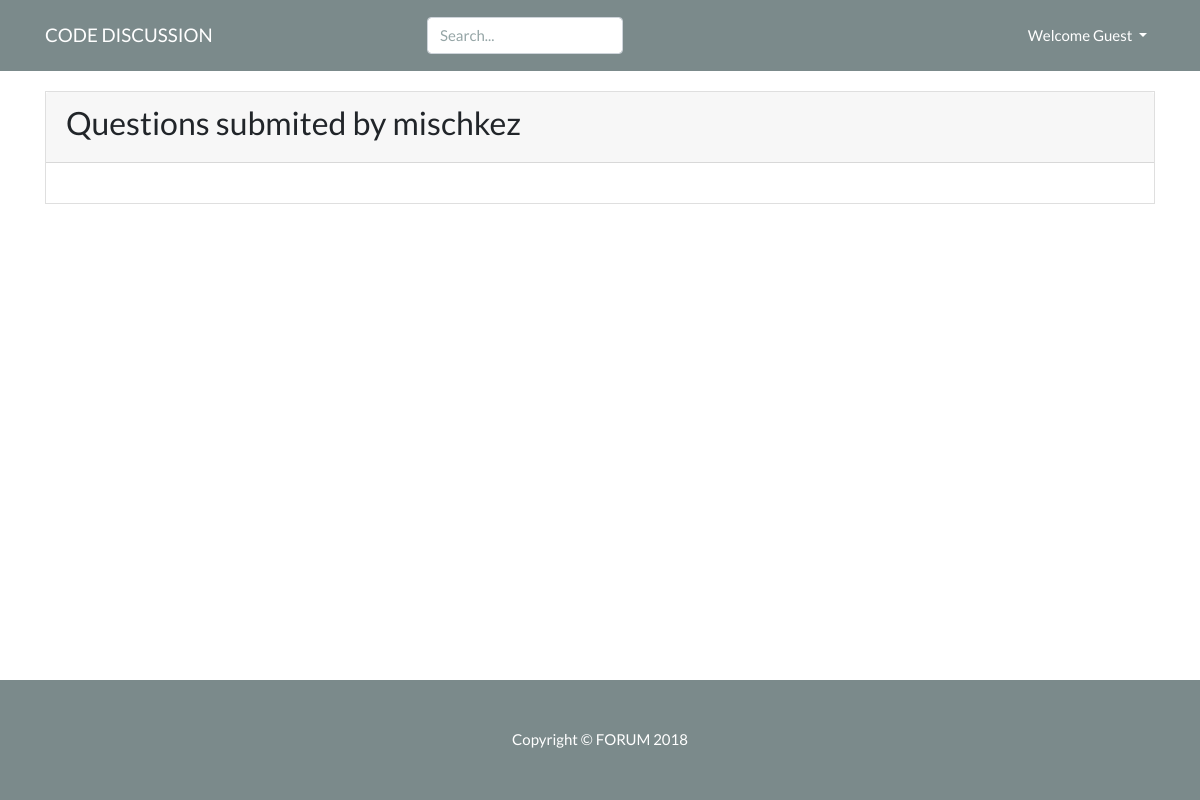
Page /profiles/mischkez on the earlier database version.
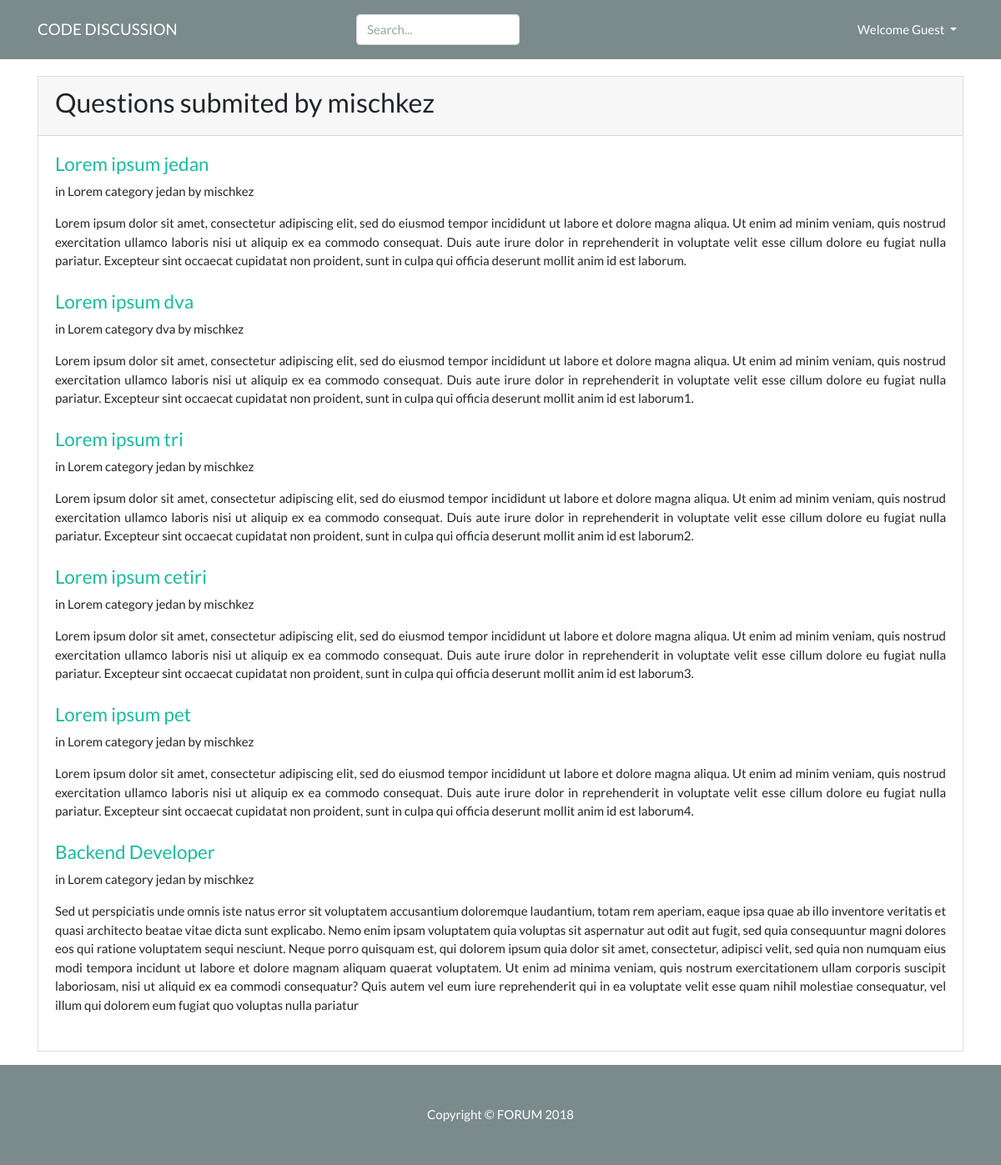
Same page on the later database version.
### accounts/models.py (models this page shows, shortened)
class Profile(models.Model):
    user = models.OneToOneField(User, on_delete=models.CASCADE)
    slug = models.SlugField(null=True, blank=True)
    bio = models.TextField(max_length=140, blank=True)
    avatar = models.ImageField(upload_to='avatars/', default='avatars/no-img.png')
    city = models.CharField(max_length=50, blank=True)
    state = models.CharField(max_length=50, blank=True)
    birthday = models.DateField(null=True, blank=True)
    joined = models.DateTimeField(auto_now_add=True)

### questions/models.py (models this page shows, shortened)
class Question(models.Model):
    category = models.ForeignKey(
        Category, on_delete=models.CASCADE, related_name='questions')
    owner = models.ForeignKey(
        User, on_delete=models.CASCADE, related_name='questions')
    title = models.CharField(max_length=150, unique=True)
    slug = models.SlugField(max_length=150, unique=True, editable=False)
    content = models.TextField(blank=False, unique=True)
    created_at = models.DateTimeField(auto_now_add=True)
    updated_at = models.DateTimeField(auto_now=True)
    solved = models.BooleanField(default=False)
    likes = GenericRelation('Like')
    def get_absolute_url(self):
        return reverse('question', kwargs={'slug': self.slug})
    class Meta:
        get_latest_by = "-pk"

class Category(models.Model):
    title = models.CharField(max_length=150, unique=True)
    slug = models.SlugField(max_length=150, unique=True, editable=False)
    description = models.CharField(max_length=300)
    created_at = models.DateTimeField(auto_now_add=True)
    updated_at = models.DateTimeField(auto_now=True)
    def __str__(self):
        return self.title
    class Meta:
        verbose_name_plural = "Categories"

### accounts/views.py (the view)
# urls.py: path('profiles/<slug:slug>', ProfileDetailView.as_view(), name='profile'),
class ProfileDetailView(DetailView):
    model = Profile
    template_name = 'accounts/profile.html'

### templates/accounts/profile.html (shortened to what this page needs)
{% extends 'base.html' %}
{% block content %}
  <div class="card card-primary mb-3">
    <div class="card-header">
      <h3>Questions submited by {{ profile.user }}</h3>
    </div>
    <div class="card-body">
      {% for question in profile.user.questions.all %}
        <article class="mb-4">
          <a href="{{ question.get_absolute_url }}">
            <h4>{{ question.title }}</h4>
          </a>
          <p>in {{ question.category }} by {{ question.owner }}  </p>
          <div class="">
            {{ question.content }}
          </div>
        </article>
      {% endfor %}
    </div>
  </div>
{% endblock %}

### templates/base.html (shortened to what this page needs)
{% load static %}
<!DOCTYPE html>
<html>
  <head>
    <link href="https://stackpath.bootstrapcdn.com/bootswatch/4.1.3/flatly/bootstrap.min.css" rel="stylesheet">
    <link rel="stylesheet" href="{% static 'css/custom.css' %}">
  <body>
    {% include '_navbar.html' %}
    <div class="container" id="content">
      {% block content %} {% endblock %}
    </div>
    <footer class="footer bg-dark">
      <div class="container text-center" style="color: white;">
        Copyright © FORUM {% now 'Y' %}
      </div>
    </footer>
  </body>
</html>

### templates/_navbar.html (shortened to what this page needs)
<nav class="navbar navbar-expand-lg navbar-dark bg-dark">
  <div class="container">
    <a class="navbar-brand" href="/">CODE DISCUSSION</a>
    <div class="collapse navbar-collapse" id="navbarColor01">
      <div class="mx-auto">
        <form class="form-inline" method="GET" action="{% url 'search' %}">
          <div class="input-group">
            <input name="q" class="form-control" type="text" placeholder="Search...">
          </div>
        </form>
      </div>
      <ul class="navbar-nav ml-auto">
        <li class="nav-item dropdown">
          {% if request.user.is_authenticated %}
            <a class="nav-link dropdown-toggle" href="#" id="navbardrop" data-toggle="dropdown">
              {{ request.user }}
            </a>
            <div class="dropdown-menu dropdown-menu-right">
              {% if request.user.is_superuser %}
                <a class="dropdown-item" href="{% url 'admin:index' %}">Admin Panel</a>
              {% endif %}
              <a class="dropdown-item" href="{% url 'new_question' %}">Ask a Question</a>
              <a class="dropdown-item" href="{% url 'logout' %}">Logout</a>
            </div>
          {% else %}
            <a class="nav-link dropdown-toggle" href="#" id="navbardrop" data-toggle="dropdown">
              Welcome Guest
            </a>
          {% endif %}
        </li>
      </ul>
    </div>
  </div>
</nav>

### assets/css/custom.css (style rules this page uses)
html { height: 100%; box-sizing: border-box; }
body { position: relative; margin: 0; padding-bottom: 6rem; min-height: 100%; text-align: justify; }
#content { margin-bottom: 40px !important; }
.input-group { max-height: 40px; }
.footer { position: absolute; height: 120px; right: 0; bottom: 0; left: 0; padding: 3rem; text-align: center; }
.card-primary { margin-top: 20px; }
.card { border-radius: 0%; }

Differences in the rows shown:
added Question: title "Lorem ipsum jedan", category "Lorem category jedan", owner "mischkez", content "Lorem ipsum dolor sit amet, consectetur adipiscing elit, sed do eiusmod tempor incididunt ut labore et dolore magna aliqua. Ut enim ad minim veniam, quis nostrud exercitation ullamco laboris nisi ut aliquip ex ea commodo consequat. Duis aute irure dolor in reprehenderit in voluptate velit esse cillum dolore eu fugiat nulla pariatur. Excepteur sint occaecat cupidatat non proident, sunt in culpa qui officia deserunt mollit anim id est laborum."
added Question: title "Lorem ipsum dva", category "Lorem category dva", owner "mischkez", content "Lorem ipsum dolor sit amet, consectetur adipiscing elit, sed do eiusmod tempor incididunt ut labore et dolore magna aliqua. Ut enim ad minim veniam, quis nostrud exercitation ullamco laboris nisi ut aliquip ex ea commodo consequat. Duis aute irure dolor in reprehenderit in voluptate velit esse cillum dolore eu fugiat nulla pariatur. Excepteur sint occaecat cupidatat non proident, sunt in culpa qui officia deserunt mollit anim id est laborum1."
added Question: title "Lorem ipsum tri", category "Lorem category jedan", owner "mischkez", content "Lorem ipsum dolor sit amet, consectetur adipiscing elit, sed do eiusmod tempor incididunt ut labore et dolore magna aliqua. Ut enim ad minim veniam, quis nostrud exercitation ullamco laboris nisi ut aliquip ex ea commodo consequat. Duis aute irure dolor in reprehenderit in voluptate velit esse cillum dolore eu fugiat nulla pariatur. Excepteur sint occaecat cupidatat non proident, sunt in culpa qui officia deserunt mollit anim id est laborum2."
added Question: title "Lorem ipsum cetiri", category "Lorem category jedan", owner "mischkez", content "Lorem ipsum dolor sit amet, consectetur adipiscing elit, sed do eiusmod tempor incididunt ut labore et dolore magna aliqua. Ut enim ad minim veniam, quis nostrud exercitation ullamco laboris nisi ut aliquip ex ea commodo consequat. Duis aute irure dolor in reprehenderit in voluptate velit esse cillum dolore eu fugiat nulla pariatur. Excepteur sint occaecat cupidatat non proident, sunt in culpa qui officia deserunt mollit anim id est laborum3."
added Question: title "Lorem ipsum pet", category "Lorem category jedan", owner "mischkez", content "Lorem ipsum dolor sit amet, consectetur adipiscing elit, sed do eiusmod tempor incididunt ut labore et dolore magna aliqua. Ut enim ad minim veniam, quis nostrud exercitation ullamco laboris nisi ut aliquip ex ea commodo consequat. Duis aute irure dolor in reprehenderit in voluptate velit esse cillum dolore eu fugiat nulla pariatur. Excepteur sint occaecat cupidatat non proident, sunt in culpa qui officia deserunt mollit anim id est laborum4."
added Question: title "Backend Developer", category "Lorem category jedan", owner "mischkez", content "Sed ut perspiciatis unde omnis iste natus error sit voluptatem accusantium doloremque laudantium, totam rem aperiam, eaque ipsa quae ab illo inventore veritatis et quasi architecto beatae vitae dicta sunt explicabo. Nemo enim ipsam voluptatem quia voluptas sit aspernatur aut odit aut fugit, sed quia consequuntur magni dolores eos qui ratione voluptatem sequi nesciunt. Neque porro quisquam est, qui dolorem ipsum quia dolor sit amet, consectetur, adipisci velit, sed quia non numquam eius modi tempora incidunt ut labore et dolore magnam aliquam quaerat voluptatem. Ut enim ad minima veniam, quis nostrum exercitationem ullam corporis suscipit laboriosam, nisi ut aliquid ex ea commodi…"
